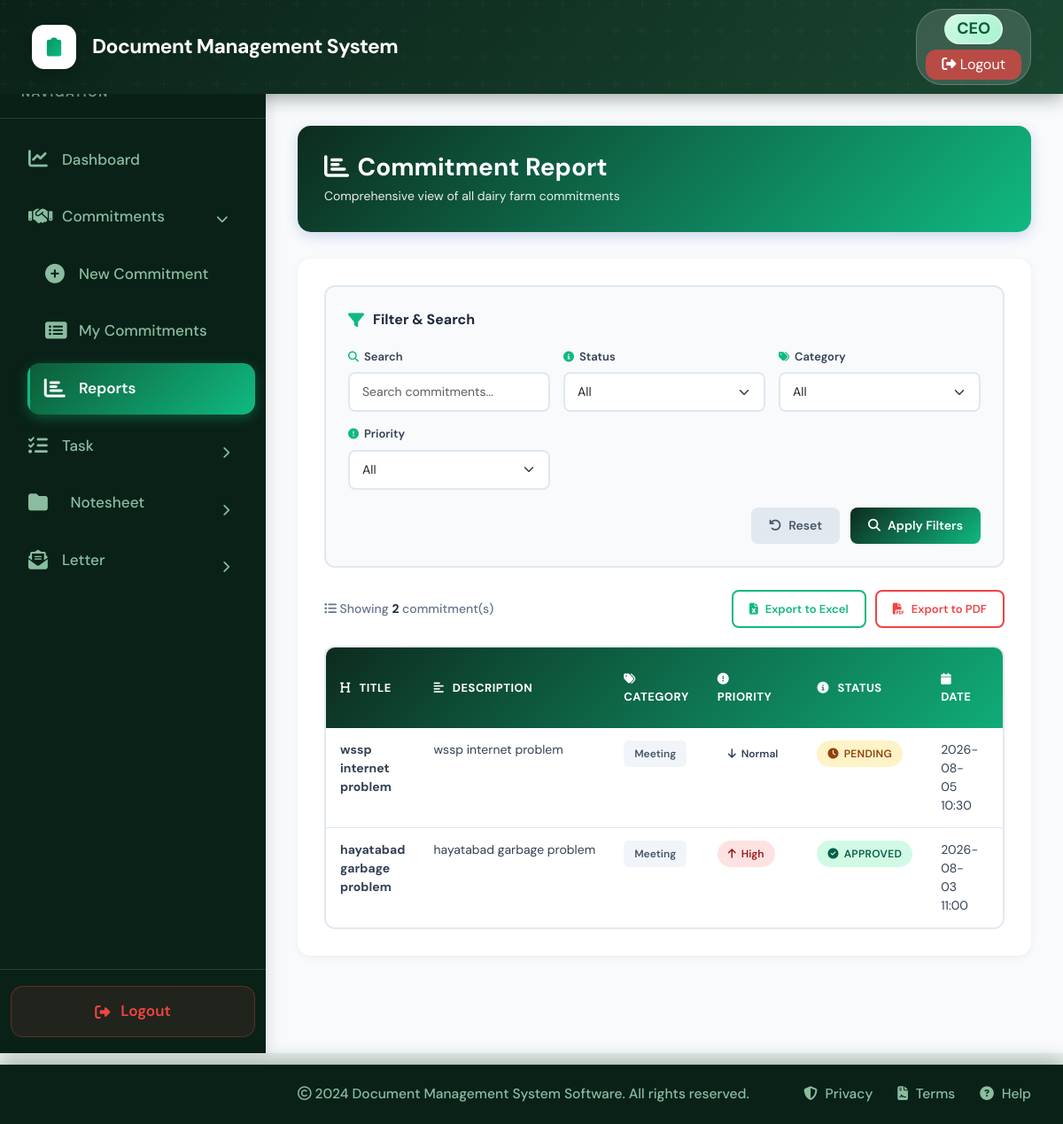
The app's page /commitment/report/ (signed in) with its own data.
### core/models.py (models this page shows, shortened)
class Commitment(models.Model):
    STATUS_CHOICES = (
        ('Pending', 'Pending'),
        ('Approved', 'Approved'),
        ('Rejected', 'Rejected'),
    )
    title = models.CharField(max_length=200)
    description = models.TextField(blank=True, null=True)
    location = models.CharField(max_length=200, blank=True, null=True)
    priority = models.CharField(
        max_length=20,
        choices=(('Normal', 'Normal'), ('High', 'High')),
        default='Normal'
    )
    category = models.CharField(
        max_length=50,
        choices=(
            ('Meeting', 'Meeting'),
            ('Visit', 'Visit'),
            ('Event', 'Event'),
        ),
        default='Meeting'
    )
    commitment_date = models.DateTimeField(null=True, blank=True)
    status = models.CharField(max_length=20, choices=STATUS_CHOICES, default='Pending')
    created_by = models.ForeignKey(Profile, on_delete=models.CASCADE, related_name='commitments_created')
    invited_managers = models.ManyToManyField(
        User,
        related_name="invited_commitments",
        blank=True,
        limit_choices_to={'profile__role': 'Manager'}
    )
    is_sent_to_manager = models.BooleanField(default=False)
    created_at = models.DateTimeField(auto_now_add=True)
    updated_at = models.DateTimeField(auto_now=True)
    class Meta:
        ordering = ['-created_at']

### core/views.py (the view)
# urls.py: path('commitment/report/', views.commitment_report, name='commitment_report'),
@login_required
def commitment_report(request):
    profile = Profile.objects.get(user=request.user)
    if profile.role == "CEO":
        commitments = Commitment.objects.all().order_by('-commitment_date')
    elif profile.role == "PS":
        commitments = Commitment.objects.filter(created_by=profile).order_by('-commitment_date')
    else:
        commitments = Commitment.objects.none()
    status_filter = request.GET.get('status')
    category_filter = request.GET.get('category')
    priority_filter = request.GET.get('priority')
    search_query = request.GET.get('search')
    if status_filter and status_filter != 'All':
        commitments = commitments.filter(status=status_filter)
    if category_filter and category_filter != 'All':
        commitments = commitments.filter(category=category_filter)
    if priority_filter and priority_filter != 'All':
        commitments = commitments.filter(priority=priority_filter)
    if search_query:
        commitments = commitments.filter(
            Q(title__icontains=search_query) | Q(description__icontains=search_query)
        )
    context = {
        'commitments': commitments,
        'status_choices': ['All'] + [choice[0] for choice in Commitment.STATUS_CHOICES],
        'category_choices': ['All', 'Meeting', 'Visit', 'Event'],
        'priority_choices': ['All', 'Normal', 'High'],
        'selected_status': status_filter or 'All',
        'selected_category': category_filter or 'All',
        'selected_priority': priority_filter or 'All',
        'search_query': search_query or ''
    }
    return render(request, 'report.html', context)

### core/context_processors.py (called while the page is built)
def unread_notesheets(request):
    if request.user.is_authenticated:
        notesheets_count = Notesheet.objects.filter(
            current_holder=request.user,
            is_seen=False
        ).count()
        return {
            'unread_notesheets_count': notesheets_count,
        }
    return {
        'unread_notesheets_count': 0,
    }

def notifications_processor(request):
    if request.user.is_authenticated:
        unread_notifications = Notification.objects.filter(recipient=request.user, is_read=False)[:5]
        unread_count = Notification.objects.filter(recipient=request.user, is_read=False).count()
        return {
            'unread_notifications': unread_notifications,
            'unread_notifications_count': unread_count
        }
    return {}

### core/templates/report.html (shortened to what this page needs)
{% extends 'base.html' %}
{% block content %}
<div class="page-header">
    <div class="d-flex justify-content-between align-items-center flex-wrap">
        <div>
            <h2><i class="fas fa-chart-bar me-2"></i>Commitment Report</h2>
            <p>Comprehensive view of all dairy farm commitments</p>
        </div>
    </div>
</div>
<div class="report-container">
    <form method="GET" id="filterForm">
        <div class="filter-section">
            <div class="filter-title">
                <i class="fas fa-filter"></i>
                Filter & Search
            </div>
            <div class="filter-grid">
                <div class="filter-group">
                    <label class="filter-label">
                        <i class="fas fa-search"></i>
                        Search
                    </label>
                    <input type="text" name="search" class="form-control" placeholder="Search commitments..."
                        value="{{ search_query }}" />
                </div>
                <div class="filter-group">
                    <label class="filter-label">
                        <i class="fas fa-info-circle"></i>
                        Status
                    </label>
                    <select name="status" class="form-select">
                        {% for status in status_choices %}
                        <option value="{{ status }}" {% if selected_status == status %}selected{% endif %}>
                            {{ status }}
                        </option>
                        {% endfor %}
                    </select>
                </div>
                <div class="filter-group">
                    <label class="filter-label">
                        <i class="fas fa-tags"></i>
                        Category
                    </label>
                    <select name="category" class="form-select">
                        {% for cat in category_choices %}
                        <option value="{{ cat }}" {% if selected_category == cat %}selected{% endif %}>
                            {{ cat }}
                        </option>
                        {% endfor %}
                    </select>
                </div>
                <div class="filter-group">
                    <label class="filter-label">
                        <i class="fas fa-exclamation-circle"></i>
                        Priority
                    </label>
                    <select name="priority" class="form-select">
                        {% for p in priority_choices %}
                        <option value="{{ p }}" {% if selected_priority == p %}selected{% endif %}>
                            {{ p }}
                        </option>
                        {% endfor %}
                    </select>
                </div>
            </div>
            <div class="filter-actions">
                <button type="button" class="btn-custom btn-reset" onclick="resetFilters()">
                    <i class="fas fa-undo"></i>
                    Reset
                </button>
                <button type="submit" class="btn-custom btn-filter">
                    <i class="fas fa-search"></i>
                    Apply Filters
                </button>
            </div>
        </div>
    </form>
    <div class="export-section">
        <div class="results-info">
            <i class="fas fa-list-ul"></i>
            Showing <strong>{{ commitments|length }}</strong> commitment(s)
        </div>
        <div class="export-buttons">
            <button type="button" class="btn-export btn-excel" onclick="exportToExcel()">
                <i class="fas fa-file-excel"></i>
                Export to Excel
            </button>
            <button type="button" class="btn-export btn-pdf" onclick="exportToPDF()">
                <i class="fas fa-file-pdf"></i>
                Export to PDF
            </button>
        </div>
    </div>
    <div class="table-wrapper">
        <table class="data-table" id="commitmentTable">
            <thead>
                <tr>
                    <th><i class="fas fa-heading me-2"></i>Title</th>
                    <th><i class="fas fa-align-left me-2"></i>Description</th>
                    <th><i class="fas fa-tags me-2"></i>Category</th>
                    <th><i class="fas fa-exclamation-circle me-2"></i>Priority</th>
                    <th><i class="fas fa-info-circle me-2"></i>Status</th>
                    <th><i class="fas fa-calendar me-2"></i>Date</th>
                    <th>Created By</th>
                </tr>
            </thead>
            <tbody>
                {% for c in commitments %}
                <tr>
                    <td><strong>{{ c.title }}</strong></td>
                    <td class="description-cell" title="{{ c.description }}">{{ c.description }}</td>
                    <td><span class="category-badge">{{ c.category }}</span></td>
                    <td>
                        <span class="priority-badge {{ c.priority|lower }}">
                            {% if c.priority == 'High' %}
                            <i class="fas fa-arrow-up"></i>
                            {% elif c.priority == 'Medium' %}
                            <i class="fas fa-minus"></i>
                            {% else %}
                            <i class="fas fa-arrow-down"></i>
                            {% endif %}
                            {{ c.priority }}
                        </span>
                    </td>
                    <td>
                        <span class="status-badge {{ c.status|lower|cut:' ' }}">
                            {% if c.status == 'Approved' %}
                            <i class="fas fa-check-circle"></i>
                            {% elif c.status == 'Pending' %}
                            <i class="fas fa-clock"></i>
                            {% elif c.status == 'In Progress' %}
                            <i class="fas fa-spinner"></i>
                            {% elif c.status == 'Completed' %}
                            <i class="fas fa-check-double"></i>
                            {% endif %}
                            {{ c.status }}
                        </span>
                    </td>
                    <td>{{ c.commitment_date|date:"Y-m-d H:i" }}</td>
                    <td>
                    </td>
                </tr>
                {% endfor %}
            </tbody>
        </table>
    </div>
</div>
{% endblock %}

### core/templates/base.html (style rules this page uses)
:root { --primary-color: #10b981; --primary-dark: #059669; --primary-light: #34d399; --secondary-color: #1a4731; --dark-bg: #0d2b1e; --sidebar-bg: #0a2118; --hover-bg: #1a4731; --text-light: #8abda0; --text-dark: #0d2b1e; --border-color: #1a4731; --success: #10b981; --warning: #f59e0b; --danger: #ef4444; --info: #06b6d4; }
* { margin: 0; padding: 0; box-sizing: border-box; }
html { font-size: 19px; }
body { font-family: 'DM Sans', -apple-system, BlinkMacSystemFont, 'Segoe UI', sans-serif; background-color: #e8f0eb; min-height: 100vh; display: flex; flex-direction: column; font-size: 1rem; }

### core/templates/report.html (style rules this page uses)
.page-header { background: linear-gradient(135deg, #0d2b1e 0%, #10b981 100%); color: white; padding: 30px; border-radius: 15px; margin-bottom: 30px; box-shadow: 0 4px 15px rgba(30, 64, 175, 0.2); }
.page-header h2 { margin: 0; font-size: 28px; font-weight: 700; }
.page-header p { margin: 5px 0 0 0; opacity: 0.9; font-size: 14px; }
.report-container { background: white; border-radius: 15px; box-shadow: 0 2px 10px rgba(0, 0, 0, 0.05); padding: 30px; }
.filter-section { background: #f8fafc; border-radius: 12px; padding: 25px; margin-bottom: 25px; border: 2px solid #e2e8f0; }
.filter-title { font-size: 16px; font-weight: 700; color: #1e293b; margin-bottom: 20px; display: flex; align-items: center; gap: 10px; }
.filter-title i { color: #10b981; font-size: 18px; }
.filter-grid { display: grid; grid-template-columns: repeat(auto-fit, minmax(200px, 1fr)); gap: 15px; margin-bottom: 20px; }
.filter-group { display: flex; flex-direction: column; gap: 8px; }
.filter-label { font-weight: 600; color: #334155; font-size: 13px; display: flex; align-items: center; gap: 6px; }
.filter-label i { color: #10b981; font-size: 12px; }
.form-control, .form-select { border: 2px solid #e2e8f0; border-radius: 8px; padding: 10px 14px; font-size: 14px; transition: all 0.3s ease; width: 100%; }
.filter-actions { display: flex; gap: 12px; justify-content: flex-end; flex-wrap: wrap; }
.btn-custom { padding: 10px 20px; font-size: 14px; font-weight: 600; border-radius: 8px; border: none; transition: all 0.3s ease; cursor: pointer; display: inline-flex; align-items: center; gap: 8px; }
.btn-filter { background: linear-gradient(135deg, #0d2b1e 0%, #10b981 100%); color: white; }
.btn-reset { background: #e2e8f0; color: #475569; }
.export-section { display: flex; justify-content: space-between; align-items: center; margin-bottom: 20px; flex-wrap: wrap; gap: 15px; }
.results-info { font-size: 14px; color: #64748b; font-weight: 500; }
.results-info strong { color: #1e293b; font-weight: 700; }
.export-buttons { display: flex; gap: 10px; }
.btn-export { padding: 10px 18px; font-size: 13px; font-weight: 600; border-radius: 8px; border: 2px solid; background: white; cursor: pointer; transition: all 0.3s ease; display: inline-flex; align-items: center; gap: 8px; }
.btn-excel { border-color: #10b981; color: #10b981; }
.btn-pdf { border-color: #ef4444; color: #ef4444; }
.table-wrapper { overflow-x: auto; border-radius: 12px; border: 2px solid #e2e8f0; }
.data-table { width: 100%; border-collapse: collapse; background: white; }
.data-table thead { background: linear-gradient(135deg, #0d2b1e 0%, #10b981 100%); color: white; }
.data-table th { padding: 16px; text-align: left; font-weight: 700; font-size: 13px; text-transform: uppercase; letter-spacing: 0.5px; border: none; }
.data-table tbody tr { border-bottom: 1px solid #e2e8f0; transition: all 0.2s ease; }
.data-table tbody tr:last-child { border-bottom: none; }
.data-table td { padding: 14px 16px; font-size: 14px; color: #334155; vertical-align: top; }
.status-badge { display: inline-flex; align-items: center; gap: 6px; padding: 6px 12px; font-size: 12px; font-weight: 600; border-radius: 20px; text-transform: uppercase; letter-spacing: 0.3px; }
.status-badge.pending { background: #fef3c7; color: #92400e; }
.status-badge.approved { background: #d1fae5; color: #065f46; }
.priority-badge { display: inline-flex; align-items: center; gap: 6px; padding: 6px 12px; font-size: 12px; font-weight: 600; border-radius: 20px; }
.priority-badge.high { background: #fee2e2; color: #991b1b; }
.category-badge { display: inline-block; padding: 6px 12px; font-size: 12px; font-weight: 600; border-radius: 6px; background: #f1f5f9; color: #475569; }
.description-cell { max-width: 300px; overflow: hidden; text-overflow: ellipsis; white-space: nowrap; }

### records on screen
Commitment: title "wssp internet problem", description "wssp internet problem", category "Meeting", priority "Normal", status "PENDING", commitment_date "2026-08-05 10:30"
Commitment: title "hayatabad garbage problem", description "hayatabad garbage problem", category "Meeting", priority "High", status "APPROVED", commitment_date "2026-08-03 11:00"

### other values on screen
{{ commitments|length }} "2"
form field status "All"
form field category "All"
form field priority "All"
